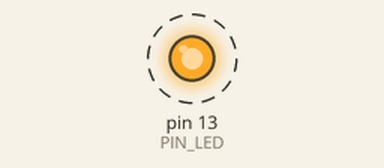
This sketch was run on a simulated Arduino Uno, built with avr-gcc and run on an emulated ATmega328P. Parts: output pins drawn as LEDs (lit = HIGH). Dashed ring = blinking.

Above: at 0.2 s.
Timing chart, 0 to 3.5 s (numbered marks = the images above):
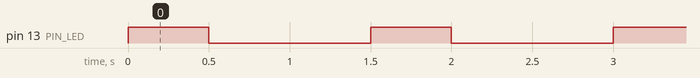

The sketch:

arscons.ino
```cpp
// This is just a mockup sketch for test scons works

#define PIN_LED 13

void setup(void)
{
  pinMode(PIN_LED, OUTPUT);
}

void loop(void)
{
  digitalWrite(PIN_LED, HIGH);
  delay(500);
  digitalWrite(PIN_LED, LOW);
  delay(1000);
}

/* vim: set sw=2 et: */
```

Measured:
- by itself, pin 13 (PIN_LED): alternates HIGH for 0.50 s and LOW for 1.0 s
